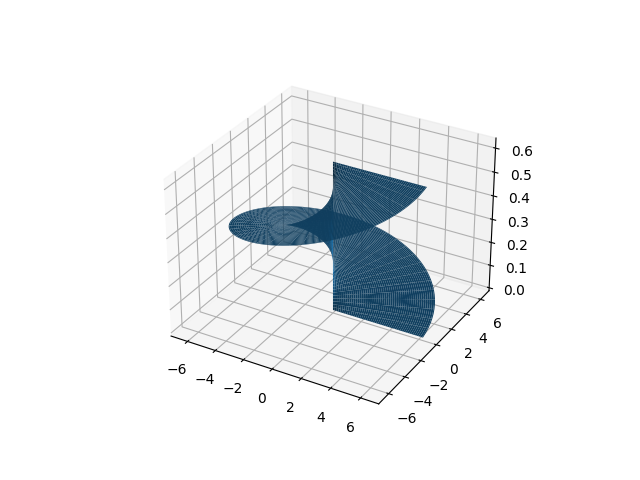

Source code (Python):
import numpy as np
import matplotlib.pyplot as plt

fig, ax = plt.subplots(subplot_kw={"projection": "3d"})

# Определение параметров поверхности
phi = np.linspace(0, 2 * np.pi, 100)
theta = np.linspace(0, 2 * np.pi, 100)

# Параметрическое задание поверхности

# Параметрическое задание поверхности
x_surface = np.outer(phi, np.cos(theta))
y_surface = np.outer(phi, np.sin(theta))
z_surface = np.outer(np.ones(np.size(theta)), theta * 0.1)

ax.plot_surface(x_surface, y_surface, z_surface)

plt.savefig('test.png')